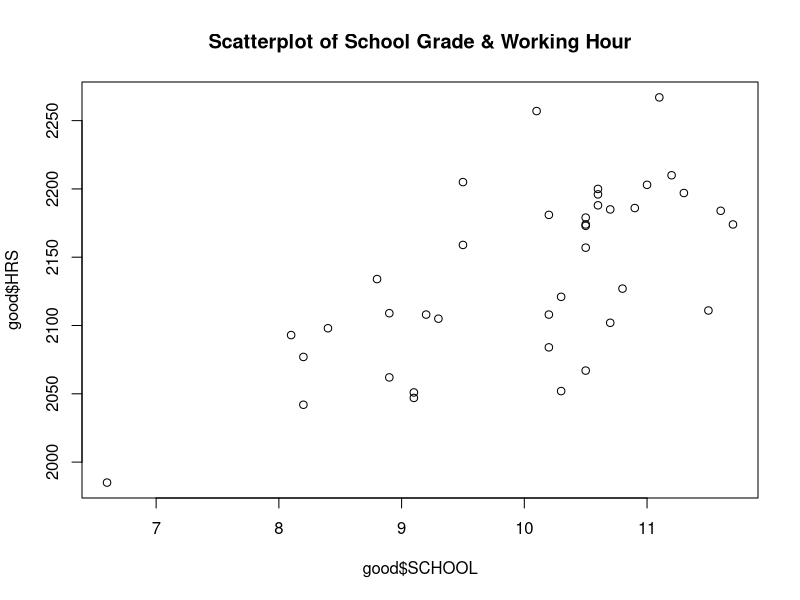

Generate this figure with R:
#Dataset: Wages and Hours.csv, Codebook: Wages and Hours

#Q1: How many variables are included in the Wages and Hours dataset? 
#Q2: How many observations (or rows) are included in the Wages and Hours dataset?
getwd()
setwd("/Users/Leah/Downloads/Lab 2")
good <- read.csv("Wages and Hours.csv")
goodR <- na.omit(good)
dim(goodR)

#Q3: What is the correlation between the average highest grade of school completed and average hours worked 
#during the year? Is this association significant?
cor.test(good$SCHOOL,good$HRS,use="complete.obs",method="pearson")

#Q4: Produce a plot of the average highest grade of school completed (x) and average hours worked during the year (y). 
#Be sure to include a smoothing line.
plot(good$SCHOOL,good$HRS,main="Scatterplot of School Grade & Working Hour")
 
#Q5: Estimate a simple linear regression model where average hours worked during the year (y) is regressed 
#on the highest grade of school completed (x).
lm(good$HRS~good$SCHOOL)
summary(lm(good$HRS~good$SCHOOL))
